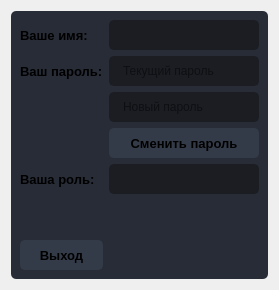
                  <widget class="QWidget" name="page_profile">
                   <layout class="QVBoxLayout" name="verticalLayout_6">
                    <item>
                     <widget class="QFrame" name="frame_1">
                      <property name="minimumSize">
                       <size>
                        <width>0</width>
                        <height>150</height>
                       </size>
                      </property>
                      <property name="styleSheet">
                       <string notr="true">background-color: rgb(39, 44, 54);
border-radius: 5px;</string>
                      </property>
                      <property name="frameShape">
                       <enum>QFrame::StyledPanel</enum>
                      </property>
                      <property name="frameShadow">
                       <enum>QFrame::Raised</enum>
                      </property>
                      <layout class="QVBoxLayout" name="verticalLayout_11">
                       <item>
                        <layout class="QGridLayout" name="gridLayout_2">
                         <property name="bottomMargin">
                          <number>0</number>
                         </property>
                         <item row="1" column="2">
                          <widget class="QLineEdit" name="edit_profile_name">
                           <property name="minimumSize">
                            <size>
                             <width>0</width>
                             <height>30</height>
                            </size>
                           </property>
                           <property name="font">
                            <font>
                             <family>Segoe UI</family>
                             <pointsize>10</pointsize>
                            </font>
                           </property>
                           <property name="styleSheet">
                            <string notr="true">QLineEdit {
	background-color: rgb(27, 29, 35);
	border-radius: 5px;
	border: 2px solid rgb(27, 29, 35);
	padding-left: 10px;
}
QLineEdit:hover {
	border: 2px solid rgb(64, 71, 88);
}
QLineEdit:focus {
	border: 2px solid rgb(91, 101, 124);
}</string>
                           </property>
                           <property name="readOnly">
                            <bool>true</bool>
                           </property>
                           <property name="placeholderText">
                            <string/>
                           </property>
                          </widget>
                         </item>
                         <item row="4" column="2">
                          <widget class="QPushButton" name="btn_profile_resetPass">
                           <property name="minimumSize">
                            <size>
                             <width>150</width>
                             <height>30</height>
                            </size>
                           </property>
                           <property name="font">
                            <font>
                             <family>Segoe UI</family>
                             <pointsize>10</pointsize>
                             <weight>75</weight>
                             <bold>true</bold>
                            </font>
                           </property>
                           <property name="styleSheet">
                            <string notr="true">QPushButton {
	border: 2px solid rgb(52, 59, 72);
	border-radius: 5px;	
	background-color: rgb(52, 59, 72);
}
QPushButton:hover {
	background-color: rgb(57, 65, 80);
	border: 2px solid rgb(61, 70, 86);
}
QPushButton:pressed {	
	background-color: rgb(35, 40, 49);
	border: 2px solid rgb(43, 50, 61);
}</string>
                           </property>
                           <property name="text">
                            <string>Сменить пароль</string>
                           </property>
                          </widget>
                         </item>
                         <item row="1" column="0">
                          <widget class="QLabel" name="label_profile_name">
                           <property name="font">
                            <font>
                             <family>Segoe UI</family>
                             <pointsize>10</pointsize>
                             <weight>75</weight>
                             <bold>true</bold>
                            </font>
                           </property>
                           <property name="styleSheet">
                            <string notr="true">background: transparent;
</string>
                           </property>
                           <property name="text">
                            <string>Ваше имя:</string>
                           </property>
                          </widget>
                         </item>
                         <item row="5" column="0">
                          <widget class="QLabel" name="label_profile_role">
                           <property name="font">
                            <font>
                             <family>Segoe UI</family>
                             <pointsize>10</pointsize>
                             <weight>75</weight>
                             <bold>true</bold>
                            </font>
                           </property>
                           <property name="styleSheet">
                            <string notr="true">background: transparent;
</string>
                           </property>
                           <property name="text">
                            <string>Ваша роль:</string>
                           </property>
                          </widget>
                         </item>
                         <item row="2" column="2">
                          <widget class="QLineEdit" name="edit_profile_pass">
                           <property name="minimumSize">
                            <size>
                             <width>0</width>
                             <height>30</height>
                            </size>
                           </property>
                           <property name="styleSheet">
                            <string notr="true">QLineEdit {
	background-color: rgb(27, 29, 35);
	border-radius: 5px;
	border: 2px solid rgb(27, 29, 35);
	padding-left: 10px;
}
QLineEdit:hover {
	border: 2px solid rgb(64, 71, 88);
}
QLineEdit:focus {
	border: 2px solid rgb(91, 101, 124);
}</string>
                           </property>
                           <property name="echoMode">
                            <enum>QLineEdit::Password</enum>
                           </property>
                           <property name="placeholderText">
                            <string>Текущий пароль</string>
                           </property>
                          </widget>
                         </item>
                         <item row="3" column="2">
                          <widget class="QLineEdit" name="edit_profile_newPass">
                           <property name="minimumSize">
                            <size>
                             <width>0</width>
                             <height>30</height>
                            </size>
                           </property>
                           <property name="styleSheet">
                            <string notr="true">QLineEdit {
	background-color: rgb(27, 29, 35);
	border-radius: 5px;
	border: 2px solid rgb(27, 29, 35);
	padding-left: 10px;
}
QLineEdit:hover {
	border: 2px solid rgb(64, 71, 88);
}
QLineEdit:focus {
	border: 2px solid rgb(91, 101, 124);
}</string>
                           </property>
                           <property name="echoMode">
                            <enum>QLineEdit::Password</enum>
                           </property>
                           <property name="placeholderText">
                            <string>Новый пароль</string>
                           </property>
                          </widget>
                         </item>
                         <item row="7" column="0">
                          <spacer name="verticalSpacer">
                           <property name="orientation">
                            <enum>Qt::Vertical</enum>
                           </property>
                           <property name="sizeHint" stdset="0">
                            <size>
                             <width>20</width>
                             <height>40</height>
                            </size>
                           </property>
                          </spacer>
                         </item>
                         <item row="5" column="2">
                          <widget class="QLineEdit" name="edit_profile_role">
                           <property name="minimumSize">
                            <size>
                             <width>0</width>
                             <height>30</height>
                            </size>
                           </property>
                           <property name="styleSheet">
                            <string notr="true">QLineEdit {
	background-color: rgb(27, 29, 35);
	border-radius: 5px;
	border: 2px solid rgb(27, 29, 35);
	padding-left: 10px;
}
QLineEdit:hover {
	border: 2px solid rgb(64, 71, 88);
}
QLineEdit:focus {
	border: 2px solid rgb(91, 101, 124);
}</string>
                           </property>
                           <property name="readOnly">
                            <bool>true</bool>
                           </property>
                           <property name="placeholderText">
                            <string/>
                           </property>
                          </widget>
                         </item>
                         <item row="2" column="0">
                          <widget class="QLabel" name="label_profile_pass">
                           <property name="font">
                            <font>
                             <family>Segoe UI</family>
                             <pointsize>10</pointsize>
                             <weight>75</weight>
                             <bold>true</bold>
                            </font>
                           </property>
                           <property name="styleSheet">
                            <string notr="true">background: transparent;
</string>
                           </property>
                           <property name="text">
                            <string>Ваш пароль:</string>
                           </property>
                          </widget>
                         </item>
                         <item row="8" column="0">
                          <widget class="QPushButton" name="btn_profile_exit">
                           <property name="minimumSize">
                            <size>
                             <width>50</width>
                             <height>30</height>
                            </size>
                           </property>
                           <property name="font">
                            <font>
                             <family>Segoe UI</family>
                             <pointsize>10</pointsize>
                             <weight>75</weight>
                             <bold>true</bold>
                            </font>
                           </property>
                           <property name="styleSheet">
                            <string notr="true">QPushButton {
	border: 2px solid rgb(52, 59, 72);
	border-radius: 5px;	
	background-color: rgb(52, 59, 72);
}
QPushButton:hover {
	background-color: rgb(57, 65, 80);
	border: 2px solid rgb(61, 70, 86);
}
QPushButton:pressed {	
	background-color: rgb(35, 40, 49);
	border: 2px solid rgb(43, 50, 61);
}</string>
                           </property>
                           <property name="text">
                            <string>Выход</string>
                           </property>
                           <property name="icon">
                            <iconset resource="files.qrc">
                             <normaloff>:/16x16/icons/16x16/cil-account-logout.png</normaloff>:/16x16/icons/16x16/cil-account-logout.png</iconset>
                           </property>
                          </widget>
                         </item>
                        </layout>
                       </item>
                      </layout>
                     </widget>
                    </item>
                   </layout>
                  </widget>
